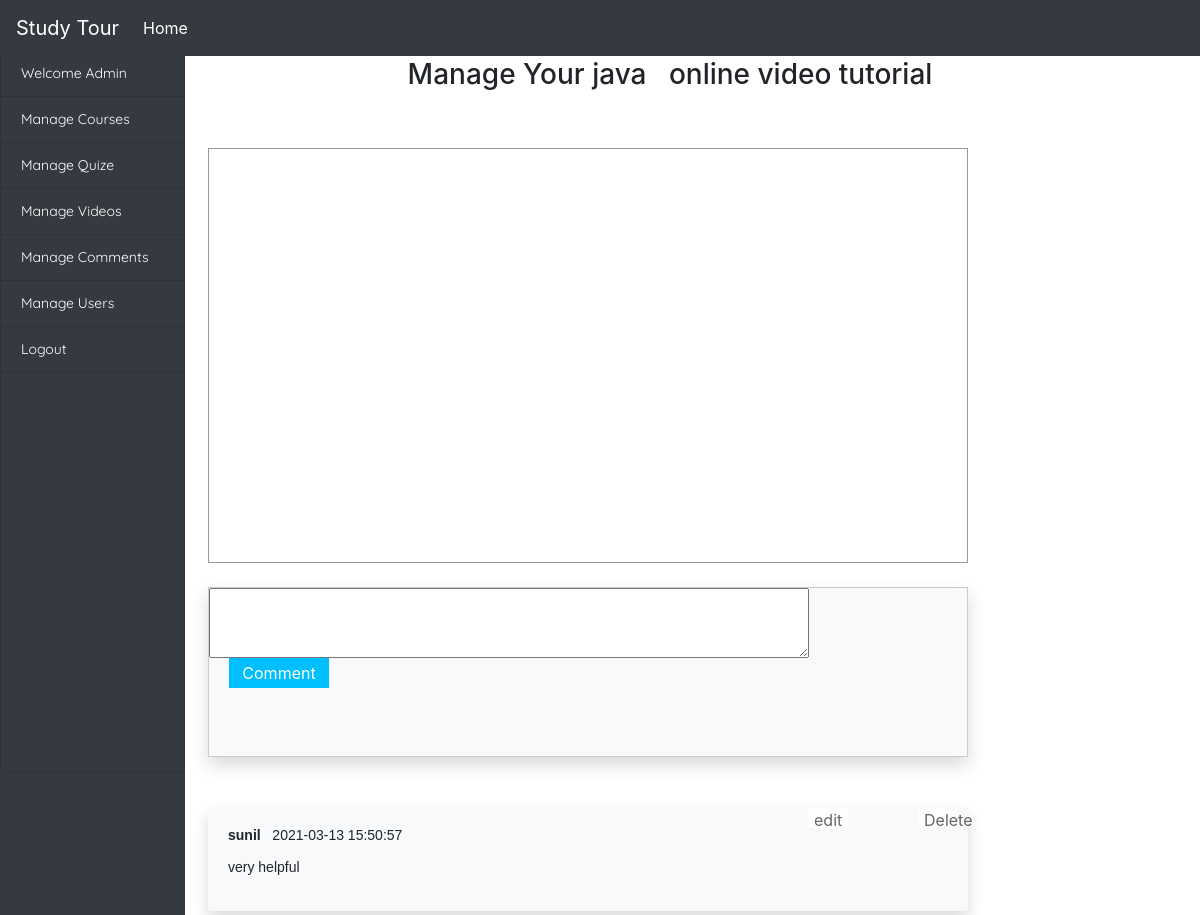
/admin/manage_videos/watch_video.php?video_id=51&course_name=java, run on the app's committed database.
### tables this page shows
CREATE TABLE `videos` (
  `video_id` int(255) NOT NULL,
  `video_path` varchar(255) NOT NULL,
  `video_name` varchar(255) NOT NULL,
  `course_name` varchar(255) NOT NULL,
  `video_image` varchar(255) NOT NULL
);

CREATE TABLE `commentsection` (
  `cid` int(11) NOT NULL,
  `uid` varchar(120) NOT NULL,
  `date` datetime NOT NULL,
  `message` text NOT NULL,
  `video_id` int(255) NOT NULL,
  `video_path` varchar(255) NOT NULL
);

### admin/manage_videos/comments.inc.php (the view, shortened to what this page needs)
<?php
function getComments($con)
{
	$video_id=$_SESSION['vid'];
	$sql="SELECT * FROM commentsection where video_id='$video_id'";
	$result=mysqli_query($con,$sql);
	while ($row=mysqli_fetch_array($result)) {
		echo "<div class='comment-box shadow bg-light'><p>";
			echo "<b>".$row['uid']."</b>&nbsp;&nbsp;&nbsp;";
			echo $row['date']."<br><br>";
			echo nl2br($row['message']);
		echo "</p>";
			echo "<form class='delete-form' method='POST' action='".deleteComment($con)."'>
			<input type='hidden' name='cid' value='".$row['cid']."'>
			<button type='submit' name='CommentDelete' class='btndelete'>Delete</button>
			</form>";
			echo "
			<input type='hidden' name='cid' value='".$row['cid']."'>
			<button type='button' class='btnEdit'  data-toggle='modal' data-target='#myModal' >edit</button>
			";
		echo "</div>";
	}
 }
?>

### admin/manage_videos/comments.inc.php (style rules this page uses)
.comment-box { width: 760px; padding: 20px; background-color: #fff; border-radius: 4px; margin-bottom: 4px; position: relative; }
.comment-box p { font-family:arial; font-size: 14px; line-height: 16px; }
.delete-form { position: absolute; top:0px; right:10px; }
.delete-form Button { width: 40px; height: 20px; color:#282828; background-color: #fff; opacity: 0.7; border:none; }
.btnEdit { position: absolute !important; top:0px !important; right:120px !important; width: 40px; height: 20px; color:#282828; background-color: #fff; opacity: 0.7; border:none; }

### data on the page
commentsection: uid "sunil", date "2021-03-13 15:50:57", message "very helpful"

### other printed values
$_GET['course_name'] "java"
